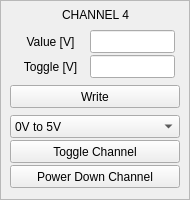
     <widget class="QFrame" name="frame_4">
      <property name="geometry">
       <rect>
        <x>230</x>
        <y>220</y>
        <width>190</width>
        <height>200</height>
       </rect>
      </property>
      <property name="frameShape">
       <enum>QFrame::StyledPanel</enum>
      </property>
      <property name="frameShadow">
       <enum>QFrame::Raised</enum>
      </property>
      <widget class="QLabel" name="label_17">
       <property name="geometry">
        <rect>
         <x>0</x>
         <y>5</y>
         <width>191</width>
         <height>20</height>
        </rect>
       </property>
       <property name="text">
        <string>CHANNEL 4</string>
       </property>
       <property name="alignment">
        <set>Qt::AlignCenter</set>
       </property>
      </widget>
      <widget class="QLineEdit" name="ledt_wr4_t1">
       <property name="geometry">
        <rect>
         <x>90</x>
         <y>55</y>
         <width>85</width>
         <height>23</height>
        </rect>
       </property>
      </widget>
      <widget class="QLabel" name="label_18">
       <property name="geometry">
        <rect>
         <x>10</x>
         <y>30</y>
         <width>81</width>
         <height>23</height>
        </rect>
       </property>
       <property name="text">
        <string>Value [V]</string>
       </property>
       <property name="alignment">
        <set>Qt::AlignCenter</set>
       </property>
      </widget>
      <widget class="QPushButton" name="pB_wr_up4_t">
       <property name="geometry">
        <rect>
         <x>10</x>
         <y>85</y>
         <width>170</width>
         <height>23</height>
        </rect>
       </property>
       <property name="text">
        <string>Write</string>
       </property>
      </widget>
      <widget class="QPushButton" name="pB_pd4_t">
       <property name="geometry">
        <rect>
         <x>10</x>
         <y>165</y>
         <width>170</width>
         <height>23</height>
        </rect>
       </property>
       <property name="text">
        <string>Power Down Channel</string>
       </property>
       <property name="checkable">
        <bool>false</bool>
       </property>
      </widget>
      <widget class="QLabel" name="label_19">
       <property name="geometry">
        <rect>
         <x>10</x>
         <y>55</y>
         <width>81</width>
         <height>23</height>
        </rect>
       </property>
       <property name="text">
        <string>Toggle [V]</string>
       </property>
       <property name="alignment">
        <set>Qt::AlignCenter</set>
       </property>
      </widget>
      <widget class="QLineEdit" name="ledt_wr4_t0">
       <property name="geometry">
        <rect>
         <x>90</x>
         <y>30</y>
         <width>85</width>
         <height>23</height>
        </rect>
       </property>
      </widget>
      <widget class="QComboBox" name="cBox_span4_t">
       <property name="geometry">
        <rect>
         <x>10</x>
         <y>115</y>
         <width>170</width>
         <height>23</height>
        </rect>
       </property>
       <property name="sizePolicy">
        <sizepolicy hsizetype="Preferred" vsizetype="Fixed">
         <horstretch>0</horstretch>
         <verstretch>0</verstretch>
        </sizepolicy>
       </property>
       <item>
        <property name="text">
         <string>0V to 5V </string>
        </property>
       </item>
       <item>
        <property name="text">
         <string>-2.5V to + 2.5V</string>
        </property>
       </item>
       <item>
        <property name="text">
         <string>-5V to +5V</string>
        </property>
       </item>
      </widget>
      <widget class="QPushButton" name="pB_toggle_s_4">
       <property name="geometry">
        <rect>
         <x>10</x>
         <y>140</y>
         <width>170</width>
         <height>23</height>
        </rect>
       </property>
       <property name="text">
        <string>Toggle Channel</string>
       </property>
       <property name="checkable">
        <bool>true</bool>
       </property>
      </widget>
     </widget>
